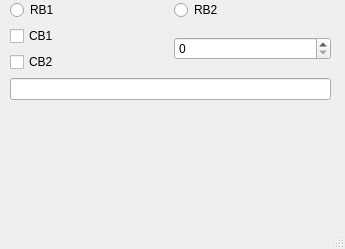
<?xml version="1.0" encoding="UTF-8"?>
<ui version="4.0">
 <class>MainWindow</class>
 <widget class="QMainWindow" name="MainWindow">
  <property name="geometry">
   <rect>
    <x>0</x>
    <y>0</y>
    <width>345</width>
    <height>249</height>
   </rect>
  </property>
  <property name="windowTitle">
   <string>MainWindow</string>
  </property>
  <widget class="QWidget" name="centralwidget">
   <widget class="QWidget" name="layoutWidget">
    <property name="geometry">
     <rect>
      <x>10</x>
      <y>0</y>
      <width>321</width>
      <height>201</height>
     </rect>
    </property>
    <layout class="QVBoxLayout" name="verticalLayout_2">
     <item>
      <layout class="QHBoxLayout" name="horizontalLayout">
       <item>
        <widget class="QRadioButton" name="radioButton">
         <property name="text">
          <string>RB1</string>
         </property>
        </widget>
       </item>
       <item>
        <widget class="QRadioButton" name="radioButton_2">
         <property name="text">
          <string>RB2</string>
         </property>
        </widget>
       </item>
      </layout>
     </item>
     <item>
      <layout class="QHBoxLayout" name="horizontalLayout_2">
       <item>
        <layout class="QVBoxLayout" name="verticalLayout">
         <item>
          <widget class="QCheckBox" name="checkBox">
           <property name="text">
            <string>CB1</string>
           </property>
          </widget>
         </item>
         <item>
          <widget class="QCheckBox" name="checkBox_2">
           <property name="text">
            <string>CB2</string>
           </property>
          </widget>
         </item>
        </layout>
       </item>
       <item>
        <widget class="QSpinBox" name="spinBox"/>
       </item>
      </layout>
     </item>
     <item>
      <widget class="QLineEdit" name="lineEdit"/>
     </item>
     <item>
      <widget class="QLabel" name="label">
       <property name="text">
        <string/>
       </property>
      </widget>
     </item>
    </layout>
   </widget>
  </widget>
  <widget class="QMenuBar" name="menubar">
   <property name="geometry">
    <rect>
     <x>0</x>
     <y>0</y>
     <width>345</width>
     <height>22</height>
    </rect>
   </property>
  </widget>
  <widget class="QStatusBar" name="statusbar"/>
 </widget>
 <resources/>
 <connections/>
</ui>
